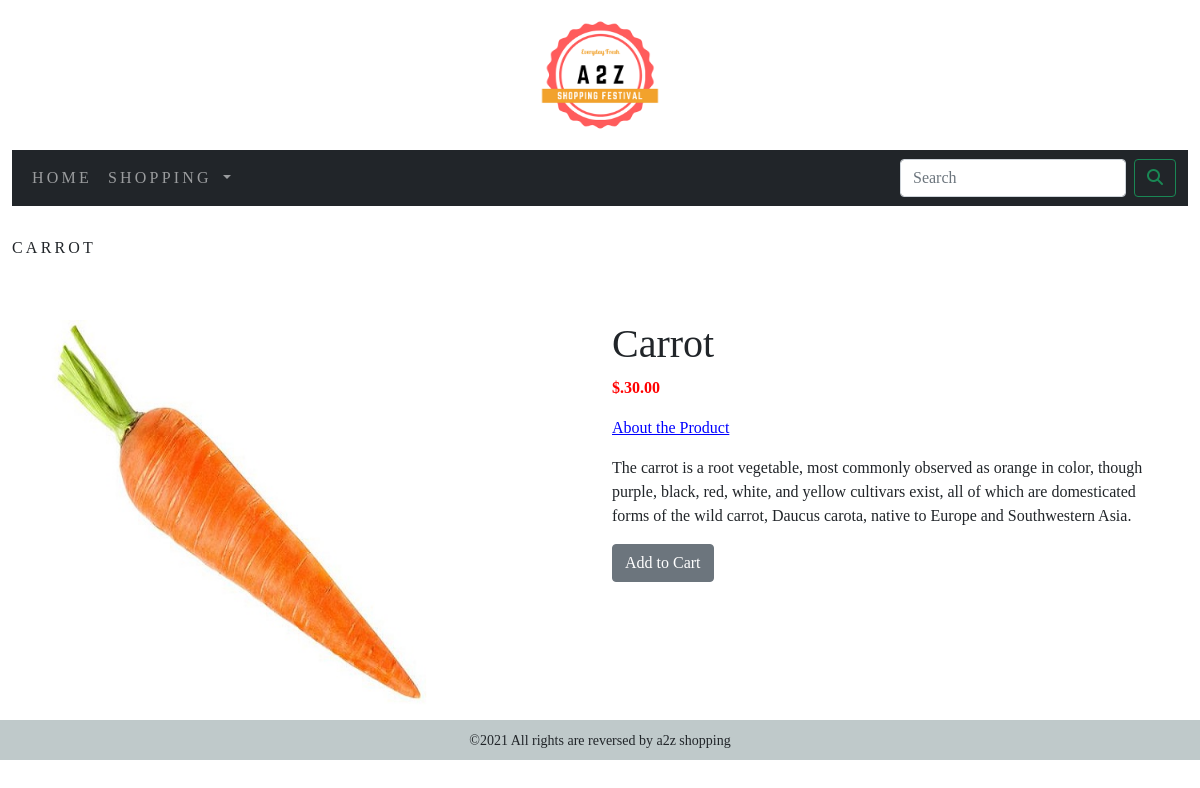
Screenshot of /shop/vegetable/carrot/ with the database file from the repository.
### ecommerceapp/models.py (models this page shows, shortened)
class Product(models.Model):
    name=models.CharField(max_length=250,unique=True)
    slug=models.SlugField(max_length=250,unique=True)
    description=models.TextField(blank=True)
    price=models.DecimalField(max_digits=10,decimal_places=2)
    category=models.ForeignKey(Category,on_delete=models.CASCADE)
    image=models.ImageField(upload_to='product',blank=True)
    stock=models.IntegerField()
    available=models.BooleanField(default=True)
    ordered=models.DateTimeField(auto_now_add=True)
    updated=models.DateTimeField(auto_now=True)
    class Meta:
        ordering=('name',)
        verbose_name='product'
        verbose_name_plural='products'

### ecommerceapp/views.py (the view)
# urls.py: path('<slug:c_slug>/<slug:product_slug>/',views.proDetail,name='prodcatdetail')
def proDetail(request,c_slug,product_slug):
    try:
        product=Product.objects.get(category__slug=c_slug,slug=product_slug)
    except Exception as e:
        raise e
    return render(request,'product.html',{'product':product})

### cart/context_processors.py (called while the page is built)
def counter(request):
    item_count=0
    if 'admin' in request.path:
        return {}
    else:
        try:
            cart=Cart.objects.filter(Cart_id=_cart_id(request))
            cart_items=CartItem.objects.all().filter(cart=cart[:1])
            for cart_item in cart_items:
                item_count += cart_item.quantity
        except Cart.DoesNotExist:
            item_count=0
    return dict(item_count=item_count)

### cart/views.py (called while the page is built)
def _cart_id(request):
    cart=request.session.session_key
    if not cart:
        cart=request.session.create()
    return cart

### ecommerceapp/context_processors.py (called while the page is built)
def menu_links(request):
    links=Category.objects.all()
    return dict(links=links)

### ecommerceapp/models.py (called while the page is built)
    def get_url(self):
        return reverse('ecommerceapp:products_by_category',args=[self.slug])

### templates/product.html (shortened to what this page needs)
{% extends 'base.html' %}
{% load static %}
{% block content %}
<div class="row my_prod_row_class">
  <div class="mx-auto">
    <p> <a href="{{product.category.get_url}}"></a>{{product.name}} </p>
  </div>
</div>
<div class="container">
<br>
  <div class="row">
    <div class="col-12 col-sm-12 col-md-12 col-lg-6">
      <div style="min-width:18rem">
        <img src="{{product.image.url}}" alt="{{product.name}}" width="400" height="400">
      </div>
    </div>
      <div class="col-12 col-sm-12 col-md-12 col-lg-6">
        <div>
          <h1 class="my_prod_title">{{product.name}}</h1>
          <p style="color:red;"><b>$.{{product.price}}</b></p>
          <p class="my_prod_about"><u>About the Product</u></p>
          <p class="text-justify">{{product.description}}</p>
          {% if product.stock <= 0 %}
            <p style="color:red;"><b>OUT OF STOCK</b></p>
          {% else %}
            <a class="btn btn-secondary" href="{% url 'cart:add_cart' product.id %}">Add to Cart</a>
          {% endif %}
        </div>
      </div>
    </div>
</div>
{% endblock %}

### static/css/custom.css (style rules this page uses)
body { font-family: 'Style Script', cursive; }
.my_prod_row_class { padding-top:15px; padding-bottom:10px; }
.my_prod_row_class .mx-auto { font-size:16px; text-transform:uppercase; letter-spacing: .2em; padding-top:15px; padding-bottom:10px; }
.my_prod_about { color:blue; font-size:16px; }

### rows the page displays
Product: name "CARROT", image (picture), name "Carrot", price "30.00", description "The carrot is a root vegetable, most commonly observed as orange in color, though purple, black, red, white, and yellow cultivars exist, all of which are domesticated forms of the wild carrot, Daucus carota, native to Europe and Southwestern Asia."
